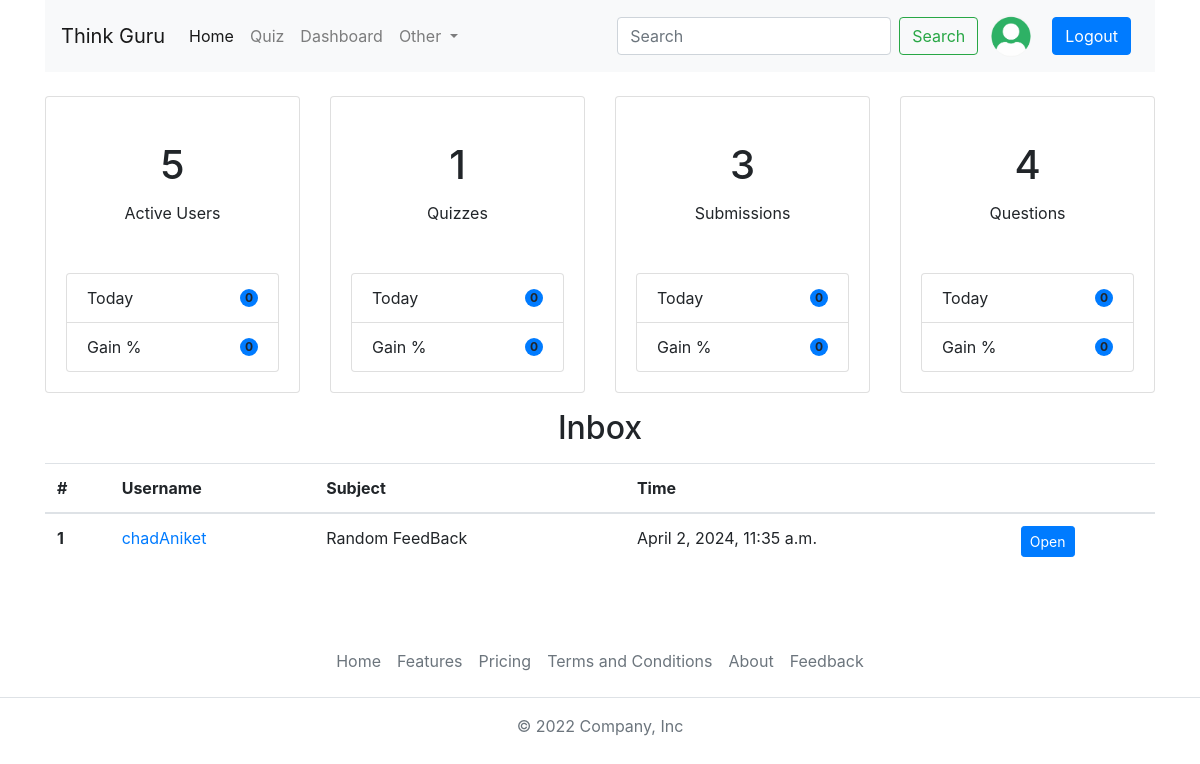
The page /dashboard/ (signed in) on the database its author committed.
### account/models.py (models this page shows, shortened)
class Profile(models.Model):
  user = models.OneToOneField(User,on_delete=models.CASCADE)
  bio = models.TextField(null=True,blank=True)
  profile_img = models.ImageField(upload_to='profile_images',default='user_png.png',blank=True)

### base/models.py (models this page shows)
class Message(models.Model):
  user = models.ForeignKey(User,on_delete=models.CASCADE)
  subject = models.CharField(max_length=255)
  message = models.TextField()
  is_read = models.BooleanField(default=False)
  created_at = models.DateTimeField(default=timezone.now)
  def __str__(self):
    return f"{self.user.username},{self.subject}"

### base/views.py (the view)
# urls.py: path('dashboard/',dashboard_view,name="dashboard_page"),
@user_passes_test(is_staff)
@login_required(login_url='login_page')
def dashboard_view(request):
    user_obj = User.objects.get(username=request.user.username)
    user_profile = Profile.objects.get(user=user_obj)
    total_users = User.objects.all().count()
    total_quizzes = Quiz.objects.all().count()
    total_quizz_submit = QuizSubmission.objects.all().count()
    total_questions = Question.objects.all().count()
    today_users = User.objects.filter(date_joined__date=datetime.date.today()).count()
    today_quizzes_objs = Quiz.objects.filter(created_at=datetime.date.today())
    today_quizzes = Quiz.objects.filter(created_at=datetime.date.today()).count()
    today_quiz_submit = QuizSubmission.objects.filter(submitted_at=datetime.date.today()).count()
    today_questions = 0
    for quiz in today_quizzes_objs:
        today_questions+=quiz.question.count()
    print(today_questions)
    gain_users = gain_percentage(total_users,today_users)
    gain_quizzes = gain_percentage(total_quizzes,today_quizzes)
    gain_quiz_submit = gain_percentage(total_quizz_submit,today_quiz_submit)
    gain_quiz_questions = gain_percentage(total_questions,today_questions)
    messages = Message.objects.filter(created_at__date=timezone.now().date()).order_by('-created_at')
    print(messages)
    print(Message.objects.all())
    context = {'login_profile':user_profile,"total_users":total_users,"total_quizzes":total_quizzes,"total_quiz_submit":total_quizz_submit,"total_questions":total_questions,
    "today_users":today_users,
    "today_quizzes":today_quizzes,
    "today_quiz_submit":today_quiz_submit,
    "today_questions":today_questions,
    "gain_users":gain_users,
    "gain_quizzes":gain_quizzes,
    "gain_quiz_submit":gain_quiz_submit,
    "gain_quiz_questions":gain_quiz_questions,
    "messages":messages}
    return render(request,'dashboard.html',context)

### base/views.py (called while the page is built)
def is_staff(user):
    return user.is_staff

def gain_percentage(total,today):
    if total > 0 and today > 0:
        gain = math.floor((today*100)/total)
        return gain
    return 0

### templates/dashboard.html (shortened to what this page needs)
{% extends 'index.html' %}
{% block content %}
    <div class="container mt-4">
        <div class="row">
            <div class="col-sm-3 mb-3">
                <div class="card">
                    <div class="card-body text-center mt-4">
                        <h1 class="card-title pricing-card-title">{{total_users}}</h1>
                        <p class="card-text">Active Users</p>
                        <ul class="list-group mt-5">
                            <li class="list-group-item d-flex justify-content-between align-items-center">
                                Today
                                <span class="badge bg-primary rounded-pill">{{today_users}}</span>
                            </li>
                            <li class="list-group-item d-flex justify-content-between align-items-center">
                                Gain %
                                <span class="badge bg-primary rounded-pill">{{gain_users}}</span>
                            </li>
                        </ul>
                    </div>
                </div>
            </div>
            <div class="col-sm-3 mb-3">
                <div class="card">
                    <div class="card-body text-center mt-4">
                        <h1 class="card-title pricing-card-title">{{total_quizzes}}</h1>
                        <p class="card-text">Quizzes</p>
                        <ul class="list-group mt-5">
                            <li class="list-group-item d-flex justify-content-between align-items-center">
                                Today
                                <span class="badge bg-primary rounded-pill">{{today_quizzes}}</span>
                            </li>
                            <li class="list-group-item d-flex justify-content-between align-items-center">
                                Gain %
                                <span class="badge bg-primary rounded-pill">{{gain_quizzes}}</span>
                            </li>
                        </ul>
                    </div>
                </div>
            </div>
            <div class="col-sm-3 mb-3">
                <div class="card">
                    <div class="card-body text-center mt-4">
                        <h1 class="card-title pricing-card-title">{{total_quiz_submit}}</h1>
                        <p class="card-text">Submissions</p>
                        <ul class="list-group mt-5">
                            <li class="list-group-item d-flex justify-content-between align-items-center">
                                Today
                                <span class="badge bg-primary rounded-pill">{{today_quiz_submit}}</span>
                            </li>
                            <li class="list-group-item d-flex justify-content-between align-items-center">
                                Gain %
                                <span class="badge bg-primary rounded-pill">{{gain_quiz_submit}}</span>
                            </li>
                        </ul>
                    </div>
                </div>
            </div>
            <div class="col-sm-3 mb-3">
                <div class="card">
                    <div class="card-body text-center mt-4">
                        <h1 class="card-title pricing-card-title">{{total_questions}}</h1>
                        <p class="card-text">Questions</p>
                        <ul class="list-group mt-5">
                            <li class="list-group-item d-flex justify-content-between align-items-center">
                                Today
                                <span class="badge bg-primary rounded-pill">{{today_questions}}</span>
                            </li>
                            <li class="list-group-item d-flex justify-content-between align-items-center">
                                Gain %
                                <span class="badge bg-primary rounded-pill">{{gain_quiz_questions}}</span>
                            </li>
                        </ul>
                    </div>
                </div>
            </div>
        </div>
    </div>
   <div class="container">
    <div class="row">
        <div class="col-sm-12 col-md-12 mb-3">
            <h2 class="mb-3 text-center">Inbox</h2>
            <table class="table">
                <thead>
                    <tr>
                        <th scope="col">#</th>
                        <th scope="col">Username</th>
                        <th scope="col">Subject</th>
                        <th scope="col">Time</th>
                        <th scope="col"></th>
                    </tr>
                </thead>
                <tbody>
                    {% for message in messages %}
                    <tr class="table-{% if not message.is_read %}active{% endif %}">
                        <th scope="row">{{forloop.counter}}</th>
                        <td><a href="{% url 'profile_page' message.user.username %}">{{message.user.username}}</a></td>
                        <td>{{message.subject}}</td>
                        <td>{{message.created_at}}</td>
                        <td><a href="{% url 'message_page' message.id %}" class="btn btn-sm btn-primary">Open</a></td>
                    </tr>
                    {% endfor %}
                </tbody>
            </table>
        </div>
    </div>
   </div>
{% endblock %}

### templates/components/navbar.html (shortened to what this page needs)
<div class="container">
  <nav class="navbar navbar-expand-lg navbar-light bg-light">
    <a class="navbar-brand" href="#">Think Guru</a>
    <div class="collapse navbar-collapse" id="navbarSupportedContent">
      <ul class="navbar-nav mr-auto">
        <li class="nav-item active">
          <a class="nav-link" href="{% url 'home_page' %}">Home<span class="sr-only">(current)</span></a>
        </li>
        <li class="nav-item">
          <a class="nav-link" href="{% url 'allquizpage' %}">Quiz</a>
        </li>
        <li class="nav-item">
          {% if request.user.is_superuser %}
            <a class="nav-link" href="{% url 'dashboard_page' %}">Dashboard</a>
          {% else %}
            <a class="nav-link" href="{% url 'leaderboard_page' %}">Leaderboard</a>
          {% endif %}
        </li>
        <li class="nav-item dropdown">
          <a class="nav-link dropdown-toggle" href="#" id="navbarDropdown" role="button" data-toggle="dropdown"
            aria-haspopup="true" aria-expanded="false">
            Other
          </a>
        </li>
      </ul>
      <form class="form-inline my-2 my-lg-0" action="{% url 'search_users_page' %}">
        <input class="form-control mr-sm-2" type="search" placeholder="Search" aria-label="Search" name="q">
        <button class="btn btn-outline-success my-2 my-sm-0" type="submit">Search</button>
        {% if user.is_authenticated %}
        <a href="" class="btn btn-outline-primary-light">
          <img src="{{login_profile.profile_img.url}}" class="img-fluid rounded-circle" width="40" height="40">
      </a>
        <a href="{%url 'logout_page' %}" class="btn btn-primary m-2">Logout</a>
        {% else %}
        <a href="{%url 'login_page' %}" class="btn btn-primary m-2">Login</a>
        {% endif %}
      </form>
    </div>
  </nav>
</div>

### rows shown on the page
Profile: profile_img (picture)
Message: user.username "chadAniket", subject "Random FeedBack", created_at "April 2, 2024, 11:35 a.m."

### other values the page prints
{{ total_users }} "5"
{{ today_users }} "0"
{{ gain_users }} "0"
{{ total_quizzes }} "1"
{{ today_quizzes }} "0"
{{ gain_quizzes }} "0"
{{ total_quiz_submit }} "3"
{{ today_quiz_submit }} "0"
{{ gain_quiz_submit }} "0"
{{ total_questions }} "4"
{{ today_questions }} "0"
{{ gain_quiz_questions }} "0"
